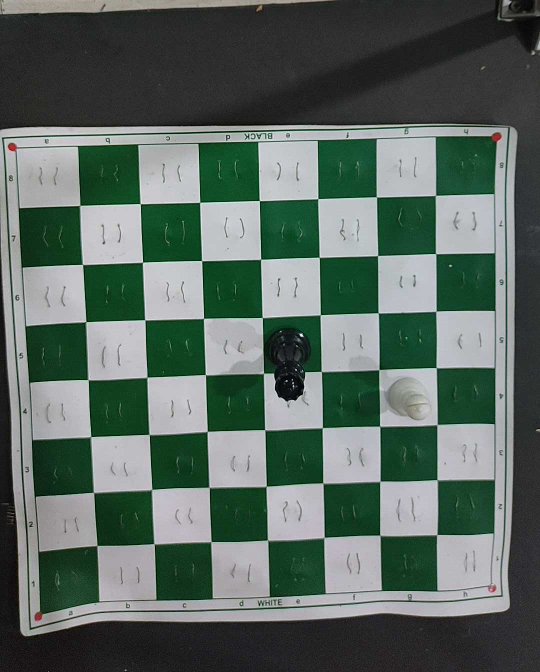
#> input picture CV/img/captured_image.jpg, 1080 x 1344 px, found by its file name (shown at 1/2 size)
$ python CV_code.py   (older library calls are emulated)
#> lines starting #> are read from the running program, lines starting #| are printed output that depends on the picture; after the words box and inside, x2 and y2 are one past the last pixel; in counts of white or black regions, pixels touching at a corner belong together
### codes/creating_warped_image_with_claude.py
import cv2
import numpy as np

def detect_red_corners(image):
    hsv = cv2.cvtColor(image, cv2.COLOR_BGR2HSV)

    # Define red color range (2 ranges for red hue wraparound)
    lower_red1 = np.array([0, 100, 50])
    upper_red1 = np.array([12, 255, 255])

    lower_red2 = np.array([168, 100, 50])
    upper_red2 = np.array([180, 255, 255])

    mask1 = cv2.inRange(hsv, lower_red1, upper_red1)
    mask2 = cv2.inRange(hsv, lower_red2, upper_red2)
    red_mask = cv2.bitwise_or(mask1, mask2)

    # Find contours in red mask
    contours, _ = cv2.findContours(red_mask, cv2.RETR_EXTERNAL, cv2.CHAIN_APPROX_SIMPLE)

    # Filter by area and sort largest first
    filtered = [cnt for cnt in contours if cv2.contourArea(cnt) > 25]  # adjust 50 if needed
    filtered = sorted(filtered, key=cv2.contourArea, reverse=True)[:4]

    if len(filtered) != 4:
        raise ValueError(f"Expected 4 red corners, found {len(filtered)}")

    # Compute centers
    centers = []
    for cnt in filtered:
        M = cv2.moments(cnt)
        if M["m00"] != 0:
            cx = int(M["m10"] / M["m00"])
            cy = int(M["m01"] / M["m00"])
            centers.append((cx, cy))

    # Sort corners: top-left, top-right, bottom-left, bottom-right
    centers = sorted(centers, key=lambda c: (c[1], c[0]))  # sort by y, then x
    top_two = sorted(centers[:2], key=lambda c: c[0])      # sort top row by x
    bottom_two = sorted(centers[2:], key=lambda c: c[0])   # sort bottom row by x
    return np.array([top_two[0], top_two[1], bottom_two[1], bottom_two[0]], dtype="float32")


# [14 lines left out: function sort_corners, not called in this run]

def warp_board(image, corners, output_size=(500, 500)):
    dst = np.array([
        [0, 0],
        [output_size[0] - 1, 0],
        [output_size[0] - 1, output_size[1] - 1],
        [0, output_size[1] - 1]
    ], dtype=np.float32)

    matrix = cv2.getPerspectiveTransform(corners, dst)
    warped = cv2.warpPerspective(image, matrix, output_size)
    return warped

# Main code
def give_chessboard(image):
    corners = detect_red_corners(image)
    warped = warp_board(image, corners)
    return warped

### codes/divide_into_squares.py
import cv2
import numpy as np

def divide_chessboard_equally(image):
    h, w = image.shape[:2]
    square_height = h // 8
    square_width = w // 8

    squares = []

    for row in range(8):
        for col in range(8):
            y1 = row * square_height
            y2 = (row + 1) * square_height if row < 7 else h  # include edge pixels
            x1 = col * square_width
            x2 = (col + 1) * square_width if col < 7 else w
            square = image[y1:y2, x1:x2]
            squares.append(square)

    return squares

### codes/determine_state.py
import cv2
import numpy as np

def classify_piece(square):
    # Step 1: Remove square edges or background using edge masking
    height = square.shape[0]
    lower_part = square[int(height * 0):]  # Crop from 40% height to bottom

    # Optional: continue with processing
    processed_square = mask_low_edge_regions(lower_part)
    # Step 2: Check purple dominance (BGR: 255, 0, 255)
    purple_mask = cv2.inRange(processed_square, (255, 0, 255), (255, 0, 255))
    cv2.imshow("Purple Mask", purple_mask)
    cv2.waitKey(0)
    cv2.destroyAllWindows()

    purple_ratio = np.sum(purple_mask > 0) / (square.shape[0] * square.shape[1])
    if purple_ratio > 0.3:
        return 'empty'

    # Step 3: Convert to HSV
    hsv = cv2.cvtColor(processed_square, cv2.COLOR_BGR2HSV)

    # Step 4: Define color thresholds
    lower_cream = np.array([30, 20, 50])
    upper_cream = np.array([45, 30, 140])

    lower_black = np.array([0, 0, 0])
    upper_black = np.array([180, 70, 60])

    # Step 5: Apply masks
    cream_mask = cv2.inRange(hsv, lower_cream, upper_cream)
    black_mask = cv2.inRange(hsv, lower_black, upper_black)

    # Step 6: Calculate color ratios
    total_pixels = square.shape[0] * square.shape[1]
    cream_ratio = np.sum(cream_mask > 0) / total_pixels
    black_ratio = np.sum(black_mask > 0) / total_pixels

    # Step 7: Classification logic
    if black_ratio > 0.2:
        return 'black'
    else:
        return 'white'

def mask_low_edge_regions(square):
    gray = cv2.cvtColor(square, cv2.COLOR_BGR2GRAY)
    blurred = gray.copy()

    # Use Sobel to detect edges
    grad_x = cv2.Sobel(blurred, cv2.CV_64F, 1, 0, ksize=1)
    grad_y = cv2.Sobel(blurred, cv2.CV_64F, 0, 1, ksize=1)
    gradient_magnitude = cv2.magnitude(grad_x, grad_y)

    # Normalize and threshold to get low-edge areas
    norm_grad = cv2.normalize(gradient_magnitude, None, 0, 255, cv2.NORM_MINMAX)
    norm_grad = norm_grad.astype(np.uint8)
    low_edge_mask = cv2.inRange(norm_grad, 0, 8)

    # Find contours of low-edge regions
    contours, _ = cv2.findContours(low_edge_mask, cv2.RETR_EXTERNAL, cv2.CHAIN_APPROX_SIMPLE)

    if contours:
        # Get the largest one (by area)
        largest_contour = max(contours, key=cv2.contourArea)
        largest_mask = np.zeros_like(low_edge_mask)
        cv2.drawContours(largest_mask, [largest_contour], -1, 255, thickness=cv2.FILLED)

        # Make a purple image
        purple = np.full(square.shape, (255, 0, 255), dtype=np.uint8)

        # Composite only the largest low-edge region as purple
        result = np.where(largest_mask[:, :, np.newaxis] == 255, purple, square)
        return result

    # No low-edge region detected: return original square
    return square

### codes/CV_code.py
import cv2
import numpy as np
import time
from creating_warped_image_with_claude import give_chessboard
from divide_into_squares import divide_chessboard_equally
from determine_state import classify_piece

# [179 lines left out: functions get_move, return_move, is_frame_similar, count_green_pixels, capture_chess_and_return_move, not called in this run]

#capture_chess_and_return_move()
img_path = r"C:\Users\Chinar Mhatre\Documents\Mechanical Turk\CV\img\captured_image.jpg"
image = cv2.imread(img_path)
#> image is the input picture: shape (1344, 1080, 3); mean B, G, R 95.9, 103.3, 89.2

chessboard = give_chessboard(image)
#> in detect_red_corners, `hsv = cv2.cvtColor(image, cv2.COLOR_BGR2HSV)`: hsv: shape (1344, 1080, 3); mean H, S, V 70.4, 60.3, 105.1
#> in detect_red_corners, `mask1 = cv2.inRange(hsv, lower_red1, upper_red1)`:
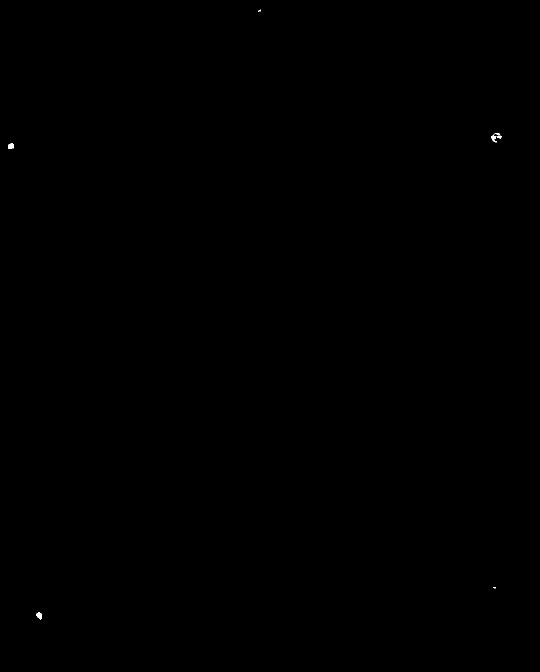
#> mask1: shape (1344, 1080) (shown at 1/2 size); 0.03% white; 8 white regions (3 under 20 px), largest, box (x1, y1, x2, y2) and area: (72, 1225, 84, 1240) 112, (16, 287, 28, 298) 104, (982, 267, 994, 285) 90, (994, 271, 1003, 278) 40, (991, 266, 1000, 270) 24
#> in detect_red_corners, `mask2 = cv2.inRange(hsv, lower_red2, upper_red2)`: mask2: shape (1344, 1080); 0.02% white; 4 white regions, box (x1, y1, x2, y2) and area: (18, 288, 33, 303) 107, (987, 267, 1002, 282) 103, (69, 1229, 80, 1242) 85, (982, 1175, 991, 1184) 46
#> in detect_red_corners, `red_mask = cv2.bitwise_or(mask1, mask2)`: red_mask: shape (1344, 1080); 0.05% white; 5 white regions (1 under 20 px)
#> in detect_red_corners, `contours, _ = cv2.findContours(red_mask, cv2.RETR_EXTERNAL, cv2.CHAIN_..`: contours = 5 contours, 1 with area under 20; largest, box (x1, y1, x2, y2) and area: (982, 266, 1003, 285) 232, (16, 287, 33, 303) 188, (69, 1225, 84, 1242) 174, (982, 1174, 991, 1184) 41
#> in detect_red_corners, `filtered = [cnt for cnt in contours if cv2.contourArea(cnt) > 25]`: filtered = 4 contours; box (x1, y1, x2, y2) and area: (982, 266, 1003, 285) 232, (16, 287, 33, 303) 188, (69, 1225, 84, 1242) 174, (982, 1174, 991, 1184) 41
#> the loop in detect_red_corners, `for cnt in filtered:` made 4 passes
#> (cx, cy) on passes 1 to 4: (992, 274), (24, 294), (76, 1233), (987, 1178)
#> after the loop in detect_red_corners, `for cnt in filtered:`: centers = [(992, 274), (24, 294), (76, 1233), (987, 1178)]
#> in detect_red_corners, `centers = sorted(centers, key=lambda c: (c[1], c[0]))`: centers = [(992, 274), (24, 294), (987, 1178), (76, 1233)]
#> in detect_red_corners, `top_two = sorted(centers[:2], key=lambda c: c[0])`: top_two = [(24, 294), (992, 274)]
#> in detect_red_corners, `bottom_two = sorted(centers[2:], key=lambda c: c[0])`: bottom_two = [(76, 1233), (987, 1178)]
#> in give_chessboard, `corners = detect_red_corners(image)`: corners = [[24, 294], [992, 274], [987, 1178], [76, 1233]]
#> in warp_board, `matrix = cv2.getPerspectiveTransform(corners, dst)`: matrix = [[0.485, -0.0268, -3.74], [0.0101, 0.49, -144.4], [-4.26e-05, -5.94e-05, 1]]
#> in warp_board, `warped = cv2.warpPerspective(image, matrix, output_size)`:
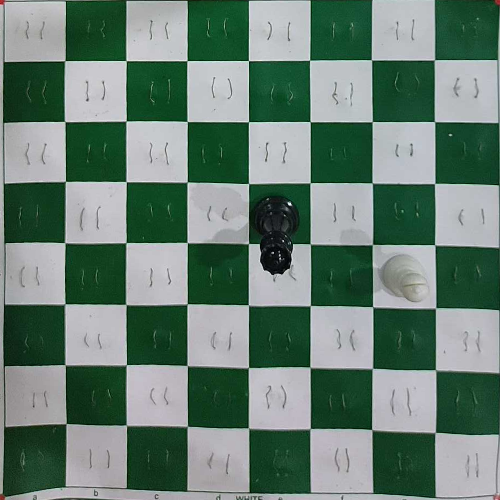
#> warped: shape (500, 500, 3); mean B, G, R 113.5, 125.5, 102.6
squares = divide_chessboard_equally(chessboard)
#> after the loop in divide_chessboard_equally, `for row in range(8):`: squares = 64 items
#> squares = 64 items
rev_board_state = [classify_piece(square) for square in squares]
#> in mask_low_edge_regions, `low_edge_mask = cv2.inRange(norm_grad, 0, 8)`: low_edge_mask: shape (62, 62); 62.7% white; 45 black regions (43 under 20 px)
#> in mask_low_edge_regions, `contours, _ = cv2.findContours(low_edge_mask, cv2.RETR_EXTERNAL, cv2.C..`: contours = 27 contours, 26 with area under 20; largest, box (x1, y1, x2, y2) and area: (7, 4, 62, 59) 2814
#> in mask_low_edge_regions, `largest_contour = max(contours, key=cv2.contourArea)`: largest_contour = contour of 132 points, box (x1, y1, x2, y2) (7, 4, 62, 59), area 2814
#> in mask_low_edge_regions, `cv2.drawContours(largest_mask, [largest_contour], -1, 255, thickness=c..`: largest_mask: shape (62, 62); 76.5% white; 7 black regions (6 under 20 px), largest, box (x1, y1, x2, y2) and area: (0, 0, 62, 62) 890
#> in classify_piece, `purple_ratio = np.sum(purple_mask > 0) / (square.shape[0] * square.sha..`: purple_ratio = 0.765
#> in mask_low_edge_regions (call 2), `low_edge_mask = cv2.inRange(norm_grad, 0, 8)`: low_edge_mask: shape (62, 62); 71.6% white; 84 black regions (81 under 20 px)
#> in mask_low_edge_regions (call 2), `contours, _ = cv2.findContours(low_edge_mask, cv2.RETR_EXTERNAL, cv2.C..`: contours = 24 contours, 22 with area under 20; largest, box (x1, y1, x2, y2) and area: (6, 0, 62, 59) 2887, (0, 3, 3, 59) 56
#> in mask_low_edge_regions (call 2), `cv2.drawContours(largest_mask, [largest_contour], -1, 255, thickness=c..`: largest_mask: shape (62, 62); 78.7% white; 8 black regions (7 under 20 px), largest, box (x1, y1, x2, y2) and area: (0, 0, 62, 62) 799
#> in mask_low_edge_regions (call 3), `low_edge_mask = cv2.inRange(norm_grad, 0, 8)`: low_edge_mask: shape (62, 62); 74.5% white; 32 black regions (26 under 20 px)
#> in mask_low_edge_regions (call 3), `contours, _ = cv2.findContours(low_edge_mask, cv2.RETR_EXTERNAL, cv2.C..`: contours = 33 contours, 32 with area under 20; largest, box (x1, y1, x2, y2) and area: (5, 2, 62, 59) 2960
#> in mask_low_edge_regions (call 3), `cv2.drawContours(largest_mask, [largest_contour], -1, 255, thickness=c..`: largest_mask: shape (62, 62); 80.6% white; 7 black regions (5 under 20 px), largest, box (x1, y1, x2, y2) and area: (0, 0, 62, 62) 699, (54, 19, 62, 26) 24
#> in mask_low_edge_regions (call 4), `grad_y = cv2.Sobel(blurred, cv2.CV_64F, 0, 1, ksize=1)`:
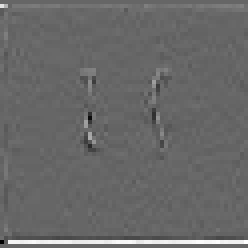
#> grad_y: shape (62, 62) float64 (shown 4 times larger); min -119, max 177, mean 2.6; drawn with min black and max white
#> in mask_low_edge_regions (call 4), `norm_grad = cv2.normalize(gradient_magnitude, None, 0, 255, cv2.NORM_M..`:
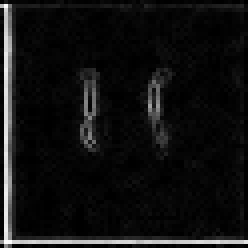
#> norm_grad: shape (62, 62) float64 (shown 4 times larger); min 0, max 255, mean 17.4
#> in mask_low_edge_regions (call 4), `low_edge_mask = cv2.inRange(norm_grad, 0, 8)`:
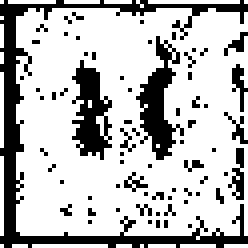
#> low_edge_mask: shape (62, 62) (shown 4 times larger); 73.8% white; 69 black regions (64 under 20 px)
#> in mask_low_edge_regions (call 4), `contours, _ = cv2.findContours(low_edge_mask, cv2.RETR_EXTERNAL, cv2.C..`: contours = 21 contours, 20 with area under 20; largest, box (x1, y1, x2, y2) and area: (4, 2, 62, 60) 3036
#> in mask_low_edge_regions (call 4), `largest_contour = max(contours, key=cv2.contourArea)`: largest_contour = contour of 125 points, box (x1, y1, x2, y2) (4, 2, 62, 60), area 3036
#> in mask_low_edge_regions (call 4), `cv2.drawContours(largest_mask, [largest_contour], -1, 255, thickness=c..`: largest_mask: shape (62, 62); 82.9% white; 4 black regions (2 under 20 px)
#> in mask_low_edge_regions (call 4), `result = np.where(largest_mask[:, :, np.newaxis] == 255, purple, square)`:
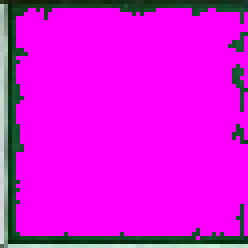
#> result: shape (62, 62, 3) (shown 4 times larger); mean of channels 0, 1, 2 223.9, 17.5, 221.4; drawn as B, G, R
#> in classify_piece (call 5), `lower_part = square[int(height * 0):]`:
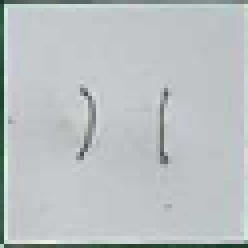
#> lower_part: shape (62, 62, 3) (shown 4 times larger); mean of channels 0, 1, 2 194.4, 192.7, 186.9; drawn as B, G, R
#> in mask_low_edge_regions (call 5), `contours, _ = cv2.findContours(low_edge_mask, cv2.RETR_EXTERNAL, cv2.C..`: contours = 27 contours, 26 with area under 20; largest, box (x1, y1, x2, y2) and area: (3, 2, 62, 60) 3049
#> in classify_piece (call 5), `purple_ratio = np.sum(purple_mask > 0) / (square.shape[0] * square.sha..`: purple_ratio = 0.825
#> in mask_low_edge_regions (call 6), `contours, _ = cv2.findContours(low_edge_mask, cv2.RETR_EXTERNAL, cv2.C..`: contours = 21 contours, 20 with area under 20; largest, box (x1, y1, x2, y2) and area: (3, 0, 62, 58) 3014
#> in mask_low_edge_regions (call 7), `contours, _ = cv2.findContours(low_edge_mask, cv2.RETR_EXTERNAL, cv2.C..`: contours = 16 contours, 15 with area under 20; largest, box (x1, y1, x2, y2) and area: (0, 0, 62, 58) 3381
#> in mask_low_edge_regions (call 8), `contours, _ = cv2.findContours(low_edge_mask, cv2.RETR_EXTERNAL, cv2.C..`: contours = 22 contours, 21 with area under 20; largest, box (x1, y1, x2, y2) and area: (2, 0, 64, 58) 3001
for i in range(8):
        print(rev_board_state[i * 8:(i + 1) * 8])

# Optionally display or save the result
cv2.imshow("Warped Chessboard", chessboard)
cv2.waitKey(0)
cv2.destroyAllWindows()
